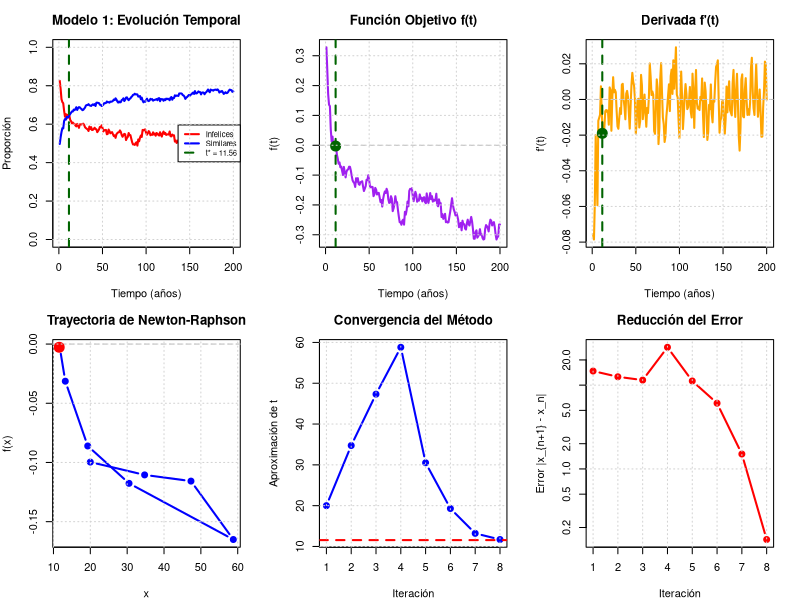

The R source for this figure:
#######################################################################################
#  TRABAJO 7 - MODELO 1: TOLERANCIA FIJA                                            #
#  Método: NEWTON-RAPHSON                                                           #
#  Encuentra el tiempo donde proporción_infelices ≈ proporción_similares            #
#######################################################################################

# ====================================================================================
# SIMULACIÓN DEL MODELO 1 - Tolerancia Fija
# ====================================================================================

simular_modelo1 <- function(N, p, citySize, years, alikePref, alfa){
  
  T <- citySize**2
  N1 <- round(N * p)
  N2 <- N - N1
  
  groups <- c(rep(1, N1), rep(2, N2))
  empty <- c(rep(0, T - N))
  set.seed(1234)
  city <- matrix(sample(c(groups, empty), citySize^2, replace = F), ncol = citySize)
  
  getNeighbors <- function(coords) {
    n <- c()
    for (i in c(1:8)) {
      if (i == 1) { x <- coords[1] + 1; y <- coords[2] }
      if (i == 2) { x <- coords[1] + 1; y <- coords[2] + 1 }
      if (i == 3) { x <- coords[1]; y <- coords[2] + 1 }
      if (i == 4) { x <- coords[1] - 1; y <- coords[2] + 1 }
      if (i == 5) { x <- coords[1] - 1; y <- coords[2] }
      if (i == 6) { x <- coords[1] - 1; y <- coords[2] - 1 }
      if (i == 7) { x <- coords[1]; y <- coords[2] - 1 }
      if (i == 8) { x <- coords[1] + 1; y <- coords[2] - 1 }
      
      if (x < 1) x <- citySize
      if (x > citySize) x <- 1
      if (y < 1) y <- citySize
      if (y > citySize) y <- 1
      n <- rbind(n, c(x, y))
    }
    n
  }
  
  unHappyMonitor <- c()
  similarMonitor <- c()
  
  # MODELO 1: Tolerancia FIJA
  alikePref1 <- alikePref
  alikePref2 <- alikePref * alfa
  
  for (t in c(1:years)) {
    happy <- c()
    unhappy <- c() 
    similar <- c()
    
    for (j in c(1:citySize)) {
      for (k in c(1:citySize)) {
        current <- c(j, k)
        value <- city[j, k] 
        
        if (value > 0) {
          likeNeighbors <- 0
          allNeighbors <- 0
          neighbors <- getNeighbors(current)
          
          for (i in c(1:nrow(neighbors))){
            x <- neighbors[i, 1]
            y <- neighbors[i, 2]
            if (city[x, y] > 0) allNeighbors <- allNeighbors + 1
            if (city[x, y] == value) likeNeighbors <- likeNeighbors + 1
          }
          
          if (!is.nan(likeNeighbors / allNeighbors)) {
            similar <- c(similar, likeNeighbors / allNeighbors)
            alikePrefg <- ifelse(value == 1, alikePref1, alikePref2)
            
            if ((likeNeighbors / allNeighbors) < alikePrefg) {
              unhappy <- rbind(unhappy, current)
            } else {
              happy <- rbind(happy, current)
            }
          } else {
            happy <- rbind(happy, current)
          }
        }
      }
    }
    
    unHappyMonitor <- c(unHappyMonitor, 
                        length(unhappy) / (length(happy) + length(unhappy)))
    similarMonitor <- c(similarMonitor, mean(similar))
    
    if (length(unhappy) > 0) {
      randUnHappy <- sample(nrow(unhappy))
      for (i in randUnHappy) {
        mover <- unhappy[i, ]
        mover_val <- city[mover[1], mover[2]]
        move_to <- c(sample(1:citySize, 1), sample(1:citySize, 1))
        move_to_val <- city[move_to[1], move_to[2]]
        
        while (move_to_val > 0) {
          move_to <- c(sample(1:citySize, 1), sample(1:citySize, 1))
          move_to_val <- city[move_to[1], move_to[2]]
        }
        city[mover[1], mover[2]] <- 0
        city[move_to[1], move_to[2]] <- mover_val
      }
    }
  }
  
  return(list(
    unhappy = unHappyMonitor, 
    similar = similarMonitor,
    city_final = city
  ))
}

# ====================================================================================
# MÉTODO DE NEWTON-RAPHSON PARA MODELO 1
# ====================================================================================

newton_raphson_modelo1 <- function(N, p, citySize, alikePref, alfa, 
                                   x0, years, tol = 0.01, max_iter = 50, h = 0.1) {
  
  cat("\n")
  cat("╔═══════════════════════════════════════════════════════════════╗\n")
  cat("║              MODELO 1: TOLERANCIA FIJA                        ║\n")
  cat("║              MÉTODO: NEWTON-RAPHSON                           ║\n")
  cat("╚═══════════════════════════════════════════════════════════════╝\n\n")
  
  # Medir tiempo total
  tiempo_inicio_total <- Sys.time()
  
  # Medir tiempo de simulación
  cat("⏳ Ejecutando simulación del Modelo 1...\n")
  tiempo_inicio_sim <- Sys.time()
  datos <- simular_modelo1(N, p, citySize, years, alikePref, alfa)
  tiempo_fin_sim <- Sys.time()
  tiempo_simulacion <- as.numeric(difftime(tiempo_fin_sim, tiempo_inicio_sim, units = "secs"))
  diferencia <- datos$unhappy - datos$similar
  
  cat(sprintf("✓ Simulación completada en %.2f segundos\n\n", tiempo_simulacion))
  
  # Medir tiempo del método
  tiempo_inicio_metodo <- Sys.time()
  
  # Función objetivo f(t)
  f <- function(t) {
    t_int <- round(t)
    if (t_int < 1) t_int <- 1
    if (t_int > length(diferencia)) t_int <- length(diferencia)
    return(diferencia[t_int])
  }
  
  # Derivada numérica mejorada con interpolación
  df <- function(t) {
    t_plus <- min(t + h, length(diferencia))
    t_minus <- max(t - h, 1)
    
    if (abs(t_plus - t_minus) < 0.1) {
      t_plus <- min(t + 1, length(diferencia))
      t_minus <- max(t - 1, 1)
    }
    
    f_plus <- f(t_plus)
    f_minus <- f(t_minus)
    delta_t <- t_plus - t_minus
    
    if (delta_t < 1e-10) return(0)
    
    return((f_plus - f_minus) / delta_t)
  }
  
  cat("📊 PARÁMETROS:\n")
  cat(sprintf("   • N = %d agentes (%.1f%% ocupación)\n", N, 100*N/(citySize^2)))
  cat(sprintf("   • Grupo 1: %.0f%% (tolerancia = %.2f)\n", 100*p, alikePref))
  cat(sprintf("   • Grupo 2: %.0f%% (tolerancia = %.2f)\n", 100*(1-p), alikePref*alfa))
  cat(sprintf("   • Ciudad: %dx%d parcelas\n", citySize, citySize))
  cat(sprintf("   • Valor inicial: x0 = %.2f años\n", x0))
  cat(sprintf("   • Tolerancia: %.4f\n", tol))
  cat(sprintf("   • Máximo iteraciones: %d\n", max_iter))
  cat(sprintf("   • h (derivada numérica): %.2f\n\n", h))
  
  cat("🔍 MÉTODO:\n")
  cat("   Newton-Raphson modificado para minimizar |f(t)|\n")
  cat("   Busca el tiempo donde |infelices - similares| es mínimo\n\n")
  
  # Funciones auxiliares
  g <- function(t) abs(f(t))
  
  dg <- function(t) {
    ft <- f(t)
    dft <- df(t)
    if (abs(ft) < 1e-10) return(0)
    return(sign(ft) * dft)
  }
  
  d2g <- function(t) {
    return((dg(t + h) - dg(t - h)) / (2 * h))
  }
  
  # Verificar si hay cero o buscar mínimo
  valores <- sapply(1:length(diferencia), f)
  tiene_cero <- any(diff(sign(valores)) != 0)
  
  if (!tiene_cero) {
    cat("⚠️  NO HAY CAMBIO DE SIGNO en la función\n")
    cat("   → Buscando MÍNIMO resolviendo f'(t) = 0\n\n")
    buscar_minimo <- TRUE
  } else {
    cat("✓ HAY CAMBIO DE SIGNO\n")
    cat("   → Buscando CERO de f(t) = 0\n\n")
    buscar_minimo <- FALSE
  }
  
  cat("────────────────────────────────────────────────────────────────\n")
  cat("ITER      x          f(x)         f'(x)        |f'(x)|     ERROR\n")
  cat("────────────────────────────────────────────────────────────────\n")
  
  historial <- data.frame()
  x <- x0
  iter <- 0
  convergio <- FALSE
  
  for (iter in 1:max_iter) {
    
    f_real <- f(x)
    df_real <- df(x)
    
    if (buscar_minimo) {
      fx <- df(x)
      dfx <- (df(x + h) - df(x - h)) / (2 * h)
      if (abs(dfx) < 1e-10) {
        dfx <- (df(x + 2*h) - df(x - 2*h)) / (4 * h)
      }
      criterio <- fx
    } else {
      fx <- f(x)
      dfx <- df(x)
      criterio <- fx
    }
    
    cat(sprintf("%4d   %8.3f   %11.6f   %11.6f   %11.6f   ", 
                iter, x, f_real, df_real, abs(df_real)))
    
    if (abs(dfx) < 1e-6) {
      cat("    N/A\n")
      cat(sprintf("\n⚠️  Derivada muy pequeña (%.2e) en iteración %d\n", dfx, iter))
      cat("   Probando con búsqueda directa del mínimo...\n\n")
      
      t_vals <- seq(1, length(diferencia), by = 0.5)
      abs_diffs <- sapply(t_vals, function(t) abs(f(t)))
      idx_min <- which.min(abs_diffs)
      x <- t_vals[idx_min]
      convergio <- TRUE
      
      historial <- rbind(historial, data.frame(
        iter = iter,
        x = x,
        fx = f_real,
        dfx = df_real,
        abs_dfx = abs(df_real),
        error = NA
      ))
      break
    }
    
    x_new <- x - fx / dfx
    
    if (x_new < 1) x_new <- 1
    if (x_new > length(diferencia)) x_new <- length(diferencia)
    
    error <- abs(x_new - x)
    
    historial <- rbind(historial, data.frame(
      iter = iter,
      x = x,
      fx = f_real,
      dfx = df_real,
      abs_dfx = abs(df_real),
      error = error
    ))
    
    cat(sprintf("%.6f\n", error))
    
    if (buscar_minimo) {
      if (abs(fx) < tol || error < tol) {
        convergio <- TRUE
        x <- x_new
        break
      }
    } else {
      if (abs(fx) < tol || error < tol) {
        convergio <- TRUE
        x <- x_new
        break
      }
    }
    
    x <- x_new
  }
  
  cat("─────────────────────────────────────────────────────────────\n\n")
  
  if (!convergio && iter >= max_iter) {
    cat(sprintf("⚠️  Alcanzado máximo de iteraciones (%d)\n\n", max_iter))
  } else {
    cat(sprintf("✓ Convergencia alcanzada en %d iteraciones\n\n", iter))
  }
  
  tiempo_fin_metodo <- Sys.time()
  tiempo_metodo <- as.numeric(difftime(tiempo_fin_metodo, tiempo_inicio_metodo, units = "secs"))
  
  tiempo_fin_total <- Sys.time()
  tiempo_total <- as.numeric(difftime(tiempo_fin_total, tiempo_inicio_total, units = "secs"))
  
  # RESULTADOS
  cat("╔═══════════════════════════════════════════════════════════════╗\n")
  cat("║                         RESULTADOS                            ║\n")
  cat("╚═══════════════════════════════════════════════════════════════╝\n\n")
  
  t_int <- round(x)
  if (t_int < 1) t_int <- 1
  if (t_int > length(datos$unhappy)) t_int <- length(datos$unhappy)
  
  fc <- f(x)
  dfc <- df(x)
  
  if (buscar_minimo) {
    cat("✓ MÍNIMO ENCONTRADO (f'(t) ≈ 0)\n\n")
  } else {
    cat("✓ CERO ENCONTRADO (f(t) ≈ 0)\n\n")
  }
  
  cat(sprintf("   Tiempo óptimo:        t = %.3f años\n", x))
  cat(sprintf("   Valor de f(t):        %.6f\n", fc))
  cat(sprintf("   Valor de f'(t):       %.6f\n", dfc))
  cat(sprintf("   Distancia al cero:    %.6f\n", abs(fc)))
  cat(sprintf("   Iteraciones:          %d\n\n", iter))
  
  cat(sprintf("📈 ESTADO DEL SISTEMA EN t = %.3f:\n\n", x))
  cat(sprintf("   Proporción infelices:  %.4f (%.1f%%)\n", 
              datos$unhappy[t_int], 100*datos$unhappy[t_int]))
  cat(sprintf("   Proporción similares:  %.4f (%.1f%%)\n", 
              datos$similar[t_int], 100*datos$similar[t_int]))
  cat(sprintf("   Diferencia:            %.6f\n\n", diferencia[t_int]))
  
  # TIEMPOS DE EJECUCIÓN
  cat("═══════════════════════════════════════════════════════════════\n")
  cat("⏱️  TIEMPOS DE EJECUCIÓN\n")
  cat("═══════════════════════════════════════════════════════════════\n\n")
  cat(sprintf("   Simulación:        %.2f segundos (%.1f%%)\n", 
              tiempo_simulacion, 100*tiempo_simulacion/tiempo_total))
  cat(sprintf("   Método Newton-R:   %.2f segundos (%.1f%%)\n", 
              tiempo_metodo, 100*tiempo_metodo/tiempo_total))
  cat(sprintf("   TOTAL:             %.2f segundos\n\n", tiempo_total))
  
  if (tiempo_total < 60) {
    cat(sprintf("   ⏱️  Tiempo total: %.1f segundos\n\n", tiempo_total))
  } else if (tiempo_total < 3600) {
    cat(sprintf("   ⏱️  Tiempo total: %.1f minutos (%.0f segundos)\n\n", 
                tiempo_total/60, tiempo_total))
  } else {
    cat(sprintf("   ⏱️  Tiempo total: %.2f horas (%.0f minutos)\n\n", 
                tiempo_total/3600, tiempo_total/60))
  }
  
  # GRÁFICOS
  par(mfrow = c(2, 3), mar = c(4, 4, 3, 2))
  
  tiempo <- 1:length(diferencia)
  
  # 1. Evolución temporal
  plot(tiempo, datos$unhappy, type = "l", col = "red", lwd = 2,
       xlab = "Tiempo (años)", ylab = "Proporción",
       main = "Modelo 1: Evolución Temporal", ylim = c(0, 1))
  lines(tiempo, datos$similar, col = "blue", lwd = 2)
  abline(v = x, lty = 2, col = "darkgreen", lwd = 2)
  legend("right", 
         legend = c("Infelices", "Similares", sprintf("t* = %.2f", x)),
         col = c("red", "blue", "darkgreen"),
         lty = c(1, 1, 2), lwd = 2, cex = 0.7)
  grid()
  
  # 2. Función objetivo
  plot(tiempo, diferencia, type = "l", col = "purple", lwd = 2,
       xlab = "Tiempo (años)", ylab = "f(t)",
       main = "Función Objetivo f(t)")
  abline(h = 0, lty = 2, col = "gray", lwd = 1)
  abline(v = x, lty = 2, col = "darkgreen", lwd = 2)
  points(x, fc, pch = 19, col = "darkgreen", cex = 2)
  grid()
  
  # 3. Derivada f'(t)
  derivadas <- sapply(tiempo, df)
  plot(tiempo, derivadas, type = "l", col = "orange", lwd = 2,
       xlab = "Tiempo (años)", ylab = "f'(t)",
       main = "Derivada f'(t)")
  abline(h = 0, lty = 2, col = "gray", lwd = 1)
  abline(v = x, lty = 2, col = "darkgreen", lwd = 2)
  points(x, dfc, pch = 19, col = "darkgreen", cex = 2)
  grid()
  
  # 4. Trayectoria en el espacio
  if (nrow(historial) > 1) {
    plot(historial$x, historial$fx, type = "b", pch = 19, col = "blue", lwd = 2,
         xlab = "x", ylab = "f(x)",
         main = "Trayectoria de Newton-Raphson")
    abline(h = 0, lty = 2, col = "gray")
    points(x, fc, pch = 19, col = "red", cex = 2)
    grid()
  } else {
    plot(1, 1, type = "n", xlab = "", ylab = "", main = "Trayectoria\n(Convergencia inmediata)")
    text(1, 1, "Convergió en 1 iteración", cex = 1.2)
  }
  
  # 5. Convergencia
  if (nrow(historial) > 1) {
    plot(historial$iter, historial$x, type = "b", pch = 19, col = "blue", lwd = 2,
         xlab = "Iteración", ylab = "Aproximación de t",
         main = "Convergencia del Método")
    abline(h = x, lty = 2, col = "red", lwd = 2)
    grid()
  } else {
    plot(1, 1, type = "n", xlab = "", ylab = "", main = "Convergencia\n(Convergencia inmediata)")
    text(1, 1, sprintf("x0 = %.2f ya era óptimo", historial$x[1]), cex = 1)
  }
  
  # 6. Error
  if (nrow(historial) > 1 && any(!is.na(historial$error))) {
    errores_validos <- historial$error[!is.na(historial$error)]
    if (length(errores_validos) > 0) {
      plot(which(!is.na(historial$error)), errores_validos, 
           type = "b", pch = 19, col = "red", lwd = 2,
           xlab = "Iteración", ylab = "Error |x_{n+1} - x_n|",
           main = "Reducción del Error", log = "y")
      abline(h = tol, lty = 2, col = "darkgreen")
      grid()
    } else {
      plot(1, 1, type = "n", xlab = "", ylab = "", main = "Error\n(Convergencia inmediata)")
      text(1, 1, "Sin errores medibles", cex = 1.2)
    }
  } else {
    plot(1, 1, type = "n", xlab = "", ylab = "", main = "Error\n(Convergencia inmediata)")
    text(1, 1, "Convergió en 1 iteración", cex = 1.2)
  }
  
  return(list(
    modelo = "Modelo 1 - Tolerancia Fija",
    metodo = "Newton-Raphson",
    tiempo_optimo = x,
    valor_funcion = fc,
    valor_derivada = dfc,
    distancia_cero = abs(fc),
    iteraciones = iter,
    convergio = convergio,
    busco_minimo = buscar_minimo,
    historial = historial,
    datos_simulacion = datos,
    parametros = list(
      N = N, p = p, citySize = citySize,
      alikePref = alikePref, alfa = alfa,
      x0 = x0, h = h
    ),
    tiempos = list(
      simulacion = tiempo_simulacion,
      metodo = tiempo_metodo,
      total = tiempo_total
    )
  ))
}

# ====================================================================================
# EJEMPLO DE USO
# ====================================================================================

cat("\n")
cat("███████████████████████████████████████████████████████████████████\n")
cat("█                                                                 █\n")
cat("█                  TRABAJO 7 - MODELO 1                           █\n")
cat("█               MÉTODO: NEWTON-RAPHSON                            █\n")
cat("█                                                                 █\n")
cat("███████████████████████████████████████████████████████████████████\n")

resultado_modelo1_nr <- newton_raphson_modelo1(
  N = 2000,
  p = 0.5,
  citySize = 50,
  alikePref = 0.6,
  alfa = 1.5,
  x0 = 20,
  years = 200, 
  tol = 0.01,
  max_iter = 200,
  h = 1.0
)

# Resumen compacto
cat("\n")
cat("╔═══════════════════════════════════════════════════════════════╗\n")
cat("║                    RESUMEN PARA COMPARACIÓN                   ║\n")
cat("╚═══════════════════════════════════════════════════════════════╝\n\n")
cat(sprintf("Modelo:               %s\n", resultado_modelo1_nr$modelo))
cat(sprintf("Método:               %s\n", resultado_modelo1_nr$metodo))
cat(sprintf("Tiempo óptimo:        %.3f años\n", resultado_modelo1_nr$tiempo_optimo))
cat(sprintf("Distancia al cero:    %.6f\n", resultado_modelo1_nr$distancia_cero))
cat(sprintf("Iteraciones:          %d\n", resultado_modelo1_nr$iteraciones))
cat(sprintf("Tiempo computacional: %.3f seg\n", resultado_modelo1_nr$tiempos$total))
cat(sprintf("¿Convergió?:          %s\n", 
            ifelse(resultado_modelo1_nr$convergio, "Sí", "NO")))
cat(sprintf("Tipo de búsqueda:     %s\n\n", 
            ifelse(resultado_modelo1_nr$busco_minimo, "Mínimo (f'=0)", "Cero (f=0)")))

saveRDS(resultado_modelo1_nr, "resultado_modelo1_newton.rds")
cat("✓ Resultado guardado en: resultado_modelo1_newton.rds\n")